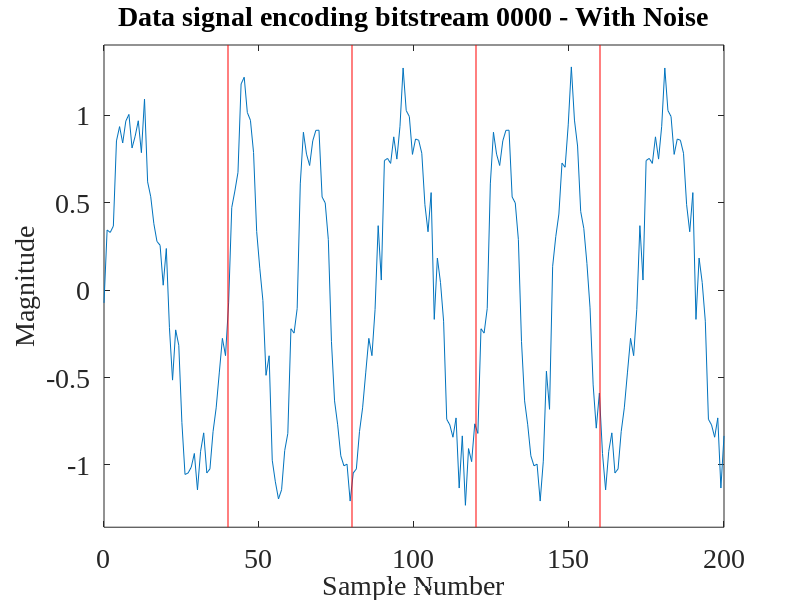

MATLAB code to generate this figure:
fontSize = 20;

randVals = [-0.0728, 0.1869, 0.0197, -0.0896, 0.2634, 0.2256, 0.0301, 0.0735, 0.0522, -0.1754, ...
   -0.1193, -0.0174, -0.1617, 0.2066, -0.1831, -0.1644, -0.1976, -0.1634, -0.0386, -0.1133, ...
    0.2540, -0.0419, -0.1891, 0.2429, 0.2878, -0.0367, -0.2333, -0.1452, -0.0548, 0.0569, -0.1427, ...
    0.0617, 0.1267, -0.1670, -0.2295, -0.1220, -0.1087, -0.0455, 0.0047, -0.2487, -0.1425, 0.1806, ...
   -0.2825, 0.2573, 0.1382, -0.0068, 0.0471, -0.1576, -0.0247, 0.2779, 0.0281, 0.0127, -0.1610, ...
   -0.0067, 0.0744, 0.1075, -0.0627, -0.0795, 0.2928, -0.2774, 0.2311, 0.2480, 0.1777, -0.2408, ...
   -0.1429, -0.0988, 0.1078, -0.2181, 0.1327, -0.2359, 0.0923, -0.0035, 0.1674, 0.1290, 0.2422, ...
    0.2346, -0.0995, 0.1192, -0.1813, -0.2817, 0.1464, 0.0000, -0.0120, 0.2428, 0.0659, 0.0706, ...
    0.2157, 0.1833, 0.0460, -0.1902, -0.1560, 0.2319, -0.2828, -0.0061, -0.1992, 0.2872, 0.1276, ...
    0.0003, -0.0173, -0.2642, 0.1092, -0.2745, -0.2571, 0.0130, -0.2420, 0.1909, 0.1905, 0.1335, ...
   -0.2101, 0.0958, 0.0112, 0.2838, 0.0894, 0.1802, -0.0277, -0.0406, 0.1952, -0.2499, -0.2201, ...
   -0.1960, -0.0654, 0.1988, 0.1820, -0.2637, -0.0604, 0.0161, -0.0499, 0.0941, 0.0768, -0.1248, ...
   -0.0410, -0.2907, 0.2904, -0.1997, -0.2363, -0.0766, -0.1811, -0.0062, -0.0963, 0.2710, 0.2522, ...
   -0.2684, 0.1427, -0.1385, -0.0463, 0.0287, 0.2656, -0.0494, 0.2898, -0.1191, 0.1207, 0.0998, ...
    0.0235, 0.1189, 0.0999, -0.1931, -0.2232, 0.2994, -0.1973, -0.2804, 0.0367, 0.2291, 0.1015, ...
   -0.1857, -0.0787, -0.0236, 0.2890, -0.2062, 0.2133, 0.0869, -0.0742, -0.1854, -0.0430, -0.0108, ...
   -0.2276, 0.0537, -0.1643, -0.0692, 0.0498, -0.1489, -0.1257, 0.0703, -0.1408, 0.1946, 0.2896, ...
    0.1381, -0.0937, 0.0504, -0.2353, 0.2438, 0.2278, 0.1907, -0.1436, 0.0566, -0.2865, -0.0448, ...
   -0.1124, -0.2031, -0.1927, -0.0463];
x = linspace(0,200,200);
y1 = sin(2*pi*x/40) + randVals;
y2 = sin(2*pi*x/(1/2200*48000)) + randVals;
y = cat(2, y1(1:40), y2(1:40), y1(34:73), y2(20:59),y1(30:69));
f = figure('Position',[0,0,1280,1024]);
set(gcf,'color','w');
plot(x, y);
filename = 'Data signal encoding bitstream 0000 - With Noise';
title(filename);
xlabel('Sample Number');
ylabel('Magnitude');
minY = min(y);
maxY = max(y);
center = (minY+maxY)/ 2;
rangeY = maxY - minY;
adjustedRange = 0.55*rangeY;
minY = (center - adjustedRange);
maxY = (center + adjustedRange);
ylim([minY maxY]);
set(gca,'FontSize',fontSize, 'FontName', 'Times New Roman');
set(findall(gcf,'type','text'),'FontSize',fontSize, 'FontName', 'Times New Roman');
yL = get(gca,'YLim');
line([40 40],yL,'Color','r');
line([80 80],yL,'Color','r');
line([120 120],yL,'Color','r');
line([160 160],yL,'Color','r');
saveas(f, strcat('.\..\..\..\rrxthesis\images\',regexprep(filename,'[^\w'']',''),'.png'));
pause();
close(f);
clear all;